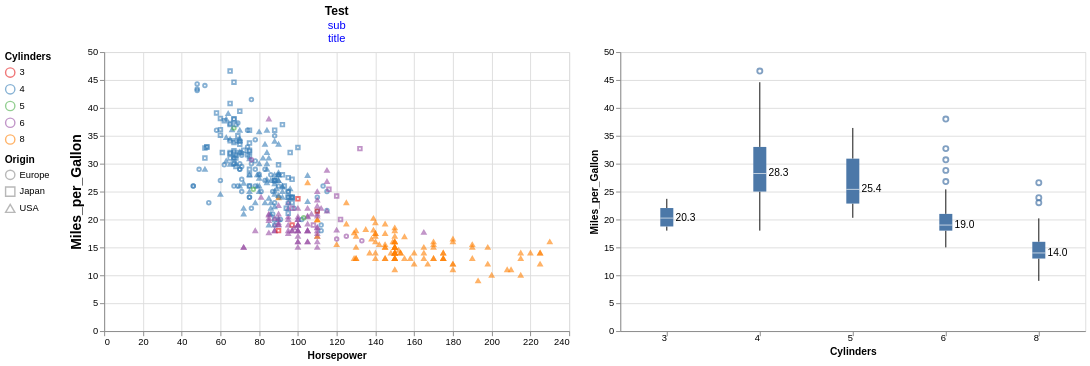

Source (notebook cell):
### Code cell
import altair as alt
from vega_datasets import data

# Load the dataset
cars_data = data.cars()

# Define the title with subtitle
title = alt.TitleParams(
    'Test', subtitle=['sub', 'title'], anchor='middle', subtitleColor='Blue'
)

# Scatter plot
scatter_plot = (
    alt.Chart(cars_data, title=title)
    .mark_point(filled=False, opacity=0.6, size=15)
    .encode(
        x=alt.X('Horsepower:Q', axis=alt.Axis(title='Horsepower')),
        y=alt.Y(
            'Miles_per_Gallon:Q',
            axis=alt.Axis(title='Miles_per_Gallon', titleFontSize=15, labelFontSize=10),
            scale=alt.Scale(domain=[0, 50]),
        ),
        color=alt.Color('Cylinders:N', legend=alt.Legend(orient='left'), scale=alt.Scale(scheme='set1')),
        shape=alt.Shape('Origin:N', legend=alt.Legend(orient='left')),
        tooltip=['Name:N', 'Cylinders:N']
    )
    .properties(width=500, height=300)
    .interactive()
)

# Box plot with median annotations
box_plot = (
    alt.Chart(cars_data)
    .mark_boxplot()
    .encode(
        x=alt.X('Cylinders:N'),
        y=alt.Y('Miles_per_Gallon:Q')
    )
    .properties(width=500, height=300)
)

# Calculate the median for each cylinder group
median_text = (
    alt.Chart(cars_data)
    .mark_text(dx=20, color='black')  # Position the text slightly above the box plot
    .encode(
        x=alt.X('Cylinders:N', axis=alt.Axis(labelAngle=0)),
        y=alt.Y('median(Miles_per_Gallon):Q'),
        text=alt.Text('median(Miles_per_Gallon):Q', format='.1f')  # Format to 1 decimal place
    )
)

# Combine the scatter plot and the box plot with median annotations
final_chart = scatter_plot | (box_plot + median_text)
final_chart

### Figure 1 — Vega-Lite specification as saved in the notebook (floating-point values rounded to 4 significant figures; data arrays with more than 128 entries replaced by an {"elided": "..."} marker saying what was removed)
{"config": {"view": {"continuousWidth": 300, "continuousHeight": 300}}, "hconcat": [{"mark": {"type": "point", "filled": false, "opacity": 0.6, "size": 15}, "encoding": {"color": {"field": "Cylinders", "legend": {"orient": "left"}, "scale": {"scheme": "set1"}, "type": "nominal"}, "shape": {"field": "Origin", "legend": {"orient": "left"}, "type": "nominal"}, "tooltip": [{"field": "Name", "type": "nominal"}, {"field": "Cylinders", "type": "nominal"}], "x": {"axis": {"title": "Horsepower"}, "field": "Horsepower", "type": "quantitative"}, "y": {"axis": {"labelFontSize": 10, "title": "Miles_per_Gallon", "titleFontSize": 15}, "field": "Miles_per_Gallon", "scale": {"domain": [0, 50]}, "type": "quantitative"}}, "height": 300, "name": "view_1", "title": {"text": "Test", "anchor": "middle", "subtitle": ["sub", "title"], "subtitleColor": "Blue"}, "width": 500}, {"layer": [{"mark": {"type": "boxplot"}, "encoding": {"x": {"field": "Cylinders", "type": "nominal"}, "y": {"field": "Miles_per_Gallon", "type": "quantitative"}}}, {"mark": {"type": "text", "color": "black", "dx": 20}, "encoding": {"text": {"aggregate": "median", "field": "Miles_per_Gallon", "format": ".1f", "type": "quantitative"}, "x": {"axis": {"labelAngle": 0}, "field": "Cylinders", "type": "nominal"}, "y": {"aggregate": "median", "field": "Miles_per_Gallon", "type": "quantitative"}}}], "height": 300, "width": 500}], "data": {"name": "data-583e73726c1545c56c203344161a975c"}, "params": [{"name": "param_1", "select": {"type": "interval", "encodings": ["x", "y"]}, "bind": "scales", "views": ["view_1"]}], "$schema": "https://vega.github.io/schema/vega-lite/v5.20.1.json", "datasets": {"data-583e73726c1545c56c203344161a975c": {"elided": "406 records"}}}
